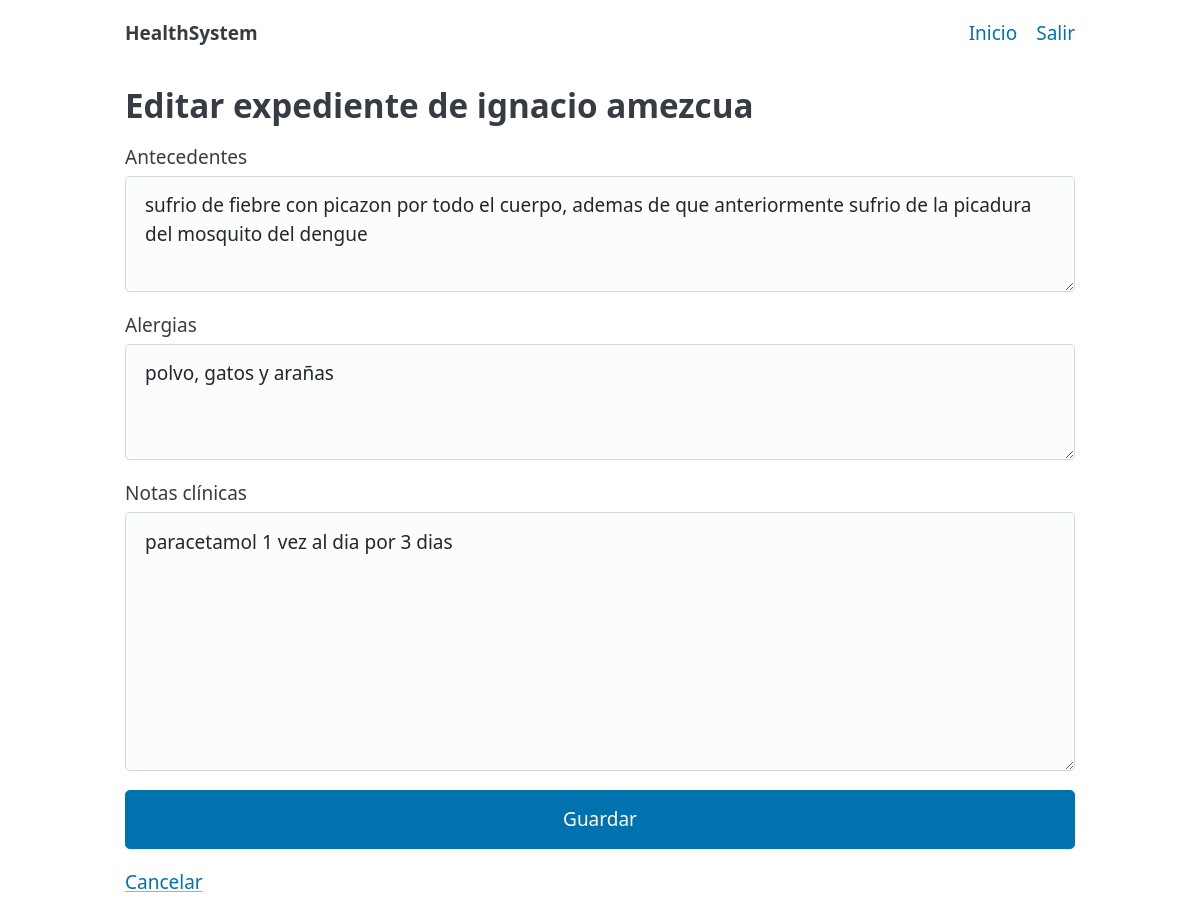
The page /expediente/2/editar (signed in) on the database its author committed.
### models.py (models this page shows, shortened)
class Usuario(Base, UserMixin):
    __tablename__ = "usuarios"
    id = Column(Integer, primary_key=True)
    nombre = Column(String, nullable=False)
    apellido = Column(String, nullable=False)
    email = Column(String, unique=True, index=True, nullable=False)
    password_hash = Column(String, nullable=False)
    tipo = Column(SAEnum(TipoUsuario), default=TipoUsuario.PACIENTE, nullable=False)
    medico = relationship("Medico", back_populates="usuario", uselist=False)
    expediente = relationship("Expediente", back_populates="paciente", uselist=False)

class Expediente(Base):
    __tablename__ = "expedientes"
    id = Column(Integer, primary_key=True)
    paciente_id = Column(Integer, ForeignKey("usuarios.id"), unique=True, nullable=False)
    antecedentes = Column(String, nullable=True)
    alergias = Column(String, nullable=True)
    notas_clinicas = Column(String, nullable=True)
    created_at = Column(DateTime, default=datetime.utcnow, nullable=False)
    updated_at = Column(DateTime, default=datetime.utcnow, onupdate=datetime.utcnow, nullable=False)
    paciente = relationship("Usuario", back_populates="expediente")

### app.py (the view, shortened to what this page needs)
@app.route("/expediente/<int:paciente_id>/editar", methods=["GET", "POST"])
@login_required
def expediente_edit(paciente_id: int):
    if current_user.tipo not in (TipoUsuario.MEDICO, TipoUsuario.ADMIN):
        abort(403)
    with get_db() as db:
        paciente = db.get(Usuario, paciente_id)
        if not paciente:
            flash("Paciente no encontrado", "warning")
            return redirect(url_for("dashboard"))
        expediente = db.query(Expediente).filter(Expediente.paciente_id == paciente_id).first()
    with get_db() as db:
        expediente = db.query(Expediente).filter(Expediente.paciente_id == paciente_id).first()
    return render_template("expediente_edit.html", paciente=paciente, expediente=expediente)

### app.py (called while the page is built)
@contextmanager
def get_db():
    db = SessionLocal()
    try:
        yield db
        db.commit()
    except Exception:
        db.rollback()
        raise
    finally:
        db.close()

@login_manager.user_loader
def load_user(user_id):
    with get_db() as db:
        return db.get(Usuario, int(user_id))

### templates/expediente_edit.html (shortened to what this page needs)
{% extends "_layout.html" %}
{% block content %}
<h2>Editar expediente de {{ paciente.nombre }} {{ paciente.apellido }}</h2>
<form method="post">
  <label>Antecedentes
    <textarea name="antecedentes" rows="3">{{ expediente.antecedentes if expediente else '' }}</textarea>
  </label>
  <label>Alergias
    <textarea name="alergias" rows="3">{{ expediente.alergias if expediente else '' }}</textarea>
  </label>
  <label>Notas clínicas
    <textarea name="notas_clinicas" rows="8">{{ expediente.notas_clinicas if expediente else '' }}</textarea>
  </label>
  <button type="submit">Guardar</button>
  <a href="{{ url_for('expediente_view', paciente_id=paciente.id) }}">Cancelar</a>
</form>
{% endblock %}

### templates/_layout.html (style rules this page uses)
:root { --brand:#2563eb; --brand-2:#10b981; }

### rows shown on the page
Usuario: nombre "ignacio", apellido "amezcua"
Expediente: antecedentes "sufrio de fiebre con picazon por todo el cuerpo, ademas de que anteriormente sufrio de la picadura del mosquito del dengue", alergias "polvo, gatos y arañas", notas_clinicas "paracetamol 1 vez al dia por 3 dias"
